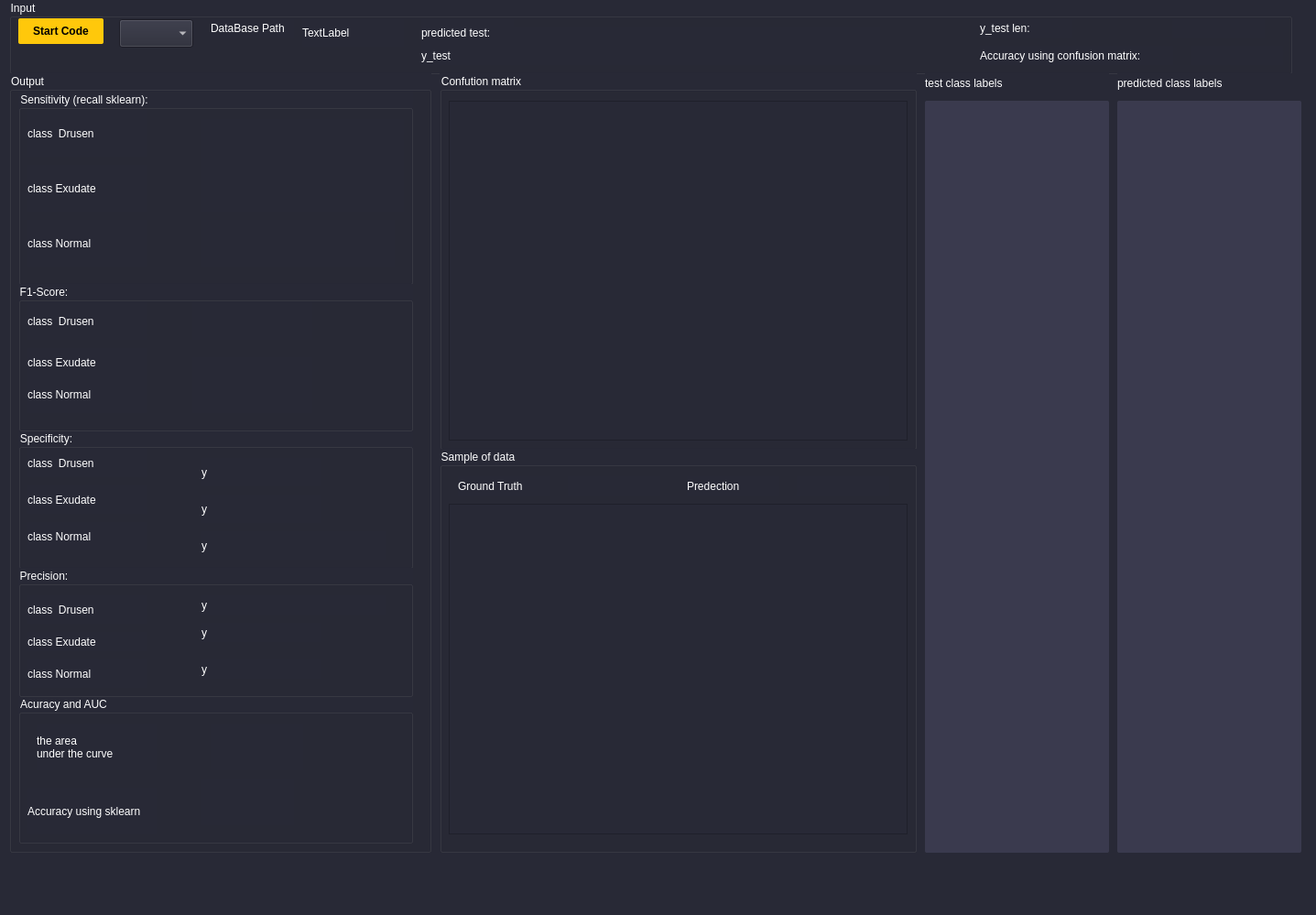
<?xml version="1.0" encoding="UTF-8"?>
<ui version="4.0">
 <class>MainWindow</class>
 <widget class="QMainWindow" name="MainWindow">
  <property name="geometry">
   <rect>
    <x>0</x>
    <y>0</y>
    <width>1437</width>
    <height>999</height>
   </rect>
  </property>
  <property name="windowTitle">
   <string>MainWindow</string>
  </property>
  <property name="styleSheet">
   <string notr="true">/*Copyright (c) DevSec Studio. All rights reserved.

MIT License

Permission is hereby granted, free of charge, to any person obtaining a copy
of this software and associated documentation files (the &quot;Software&quot;), to deal
in the Software without restriction, including without limitation the rights
to use, copy, modify, merge, publish, distribute, sublicense, and/or sell
copies of the Software, and to permit persons to whom the Software is
furnished to do so, subject to the following conditions:

The above copyright notice and this permission notice shall be included in all
copies or substantial portions of the Software.

THE SOFTWARE IS PROVIDED *AS IS*, WITHOUT WARRANTY OF ANY KIND, EXPRESS OR
IMPLIED, INCLUDING BUT NOT LIMITED TO THE WARRANTIES OF MERCHANTABILITY,
FITNESS FOR A PARTICULAR PURPOSE AND NONINFRINGEMENT. IN NO EVENT SHALL THE
AUTHORS OR COPYRIGHT HOLDERS BE LIABLE FOR ANY CLAIM, DAMAGES OR OTHER
LIABILITY, WHETHER IN AN ACTION OF CONTRACT, TORT OR OTHERWISE, ARISING FROM,
OUT OF OR IN CONNECTION WITH THE SOFTWARE OR THE USE OR OTHER DEALINGS IN THE SOFTWARE.
*/

/*-----QWidget-----*/
QWidget
{
	background-color: #282936;
	color: #ffffff;
	border-color: #000000;

}


/*-----QLabel-----*/
QLabel
{
	background-color: #282936;
	color: #ffffff;
	border-color: #000000;

}


/*-----QToolTip-----*/
QToolTip
{
	background-color: #282936;
	color: #fff;
	border: 1px solid #282936;
	font-weight: bold;

}


/*-----QToolButton-----*/
QPushButton
{
	background-color: #ffc80b;
	color: #000000;
	font-weight: bold;
	border: 0px solid;
	border-radius: 2px;

}


QPushButton::hover
{
	background-color: #ffe152;  

}


QPushButton::pressed
{
	background-color: #e5c010;

}


QPushButton::checked
{
	background-color: #e5c010;

}


/*-----QToolButton-----*/
QToolButton
{
	background-color: #ffc80b;
	color: #000000;
	font-weight: bold;
	border: 0px solid;
	border-radius: 2px;

}


QToolButton::hover
{
	background-color: #ffe152;  

}


QToolButton::pressed
{
	background-color: #e5c010;

}


QToolButton::checked
{
	background-color: #e5c010;

}


/*-----QLineEdit-----*/
QLineEdit
{
	background-color: white;
	color: #000000;
	padding: 3px;
	border: 0px solid;
	border-radius: 2px;
	selection-background-color: #0949ff;

}


QLineEdit::focus
{
	padding: 3px;
	border: 1px solid #0949ff;
	border-radius: 2px;

}


/*-----QTextEdit-----*/
QTextEdit
{
	background-color: white;
	color: #000;
	border-color: #000000;
	border: 0px solid;
	border-radius: 2px;

}


/*-----QListView-----*/
QListView
{
	background-color: #3a3a4e;
	color: #fff;
	border: 0px solid;
	border-radius: 2px;
	font-weight: bold;

}


QListView::item 
{
    padding: 5px;

}


QListView::item:selected 
{
    border: 1px solid #ffc80b;
    border: none;
    color: #000;
}


QListView::item:selected:!active 
{
    background-color: #ffc80b;
    border: none;
    color: #000;

}


QListView::item:selected:active 
{
    background-color: #ffc80b;
    border: none;
    color: #000;

}


QListView::item:hover 
{
    background-color: #282936;
    border: none;

}


/*-----QScrollBar-----*/
QScrollBar:vertical 
{
   border: none;
   width: 10px;

}


QScrollBar:horizontal 
{
   border: none;
   height: 10px;

}


QScrollBar::handle:vertical,
QScrollBar::handle:horizontal
{
   border: none;
   border-radius : 0px;
   background-color: #ffc80b;
   min-height: 80px;
   width : 12px;

}


QScrollBar::handle:vertical:hover,
QScrollBar::handle:horizontal:hover
{
   background-color: #e5c010; 

}


QScrollBar::add-line:vertical,
QScrollBar::add-line:horizontal
{
   border: none;
   background: transparent;
   height: 0px;
   subcontrol-position: bottom;
   subcontrol-origin: margin;

}


QScrollBar::add-line:vertical:hover,
QScrollBar::add-line:horizontal:hover
{
   background-color: transparent;

}


QScrollBar::add-line:vertical:pressed, 
QScrollBar::add-line:horizontal:pressed
{
   background-color: #3f3f3f;

}


QScrollBar::sub-line:vertical,
QScrollBar::sub-line:horizontal
{
   border: none;
   background: transparent;
   height: 0px;

}


QScrollBar::sub-line:vertical:hover,
QScrollBar::sub-line:horizontal:hover
{
   background-color: transparent;

}


QScrollBar::sub-line:vertical:pressed,
QScrollBar::sub-line:horizontal:pressed
{
   background-color: #3f3f3f;

}


QScrollBar::up-arrow:vertical,
QScrollBar::up-arrow:horizontal
{
   width: 0px;
   height: 0px;
   background: transparent;

}


QScrollBar::down-arrow:vertical, 
QScrollBar::down-arrow:horizontal
{
   width: 0px;
   height: 0px;
   background: transparent;

}


QScrollBar::add-page:vertical, QScrollBar::sub-page:vertical,
QScrollBar::add-page:horizontal, QScrollBar::sub-page:horizontal
{
   background-color: white;
	
}
</string>
  </property>
  <widget class="QWidget" name="centralwidget">
   <widget class="QGroupBox" name="groupBox">
    <property name="geometry">
     <rect>
      <x>10</x>
      <y>0</y>
      <width>1401</width>
      <height>81</height>
     </rect>
    </property>
    <property name="title">
     <string>Input</string>
    </property>
    <widget class="QPushButton" name="pushButton">
     <property name="geometry">
      <rect>
       <x>10</x>
       <y>20</y>
       <width>93</width>
       <height>28</height>
      </rect>
     </property>
     <property name="text">
      <string>Start Code</string>
     </property>
    </widget>
    <widget class="QLabel" name="label_9">
     <property name="geometry">
      <rect>
       <x>220</x>
       <y>20</y>
       <width>91</width>
       <height>21</height>
      </rect>
     </property>
     <property name="text">
      <string>DataBase Path</string>
     </property>
    </widget>
    <widget class="QLabel" name="label_10">
     <property name="geometry">
      <rect>
       <x>320</x>
       <y>20</y>
       <width>111</width>
       <height>31</height>
      </rect>
     </property>
     <property name="text">
      <string>TextLabel</string>
     </property>
    </widget>
    <widget class="QLabel" name="label_15">
     <property name="geometry">
      <rect>
       <x>1060</x>
       <y>20</y>
       <width>101</width>
       <height>21</height>
      </rect>
     </property>
     <property name="text">
      <string>y_test len:</string>
     </property>
    </widget>
    <widget class="QLabel" name="label_16">
     <property name="geometry">
      <rect>
       <x>450</x>
       <y>51</y>
       <width>101</width>
       <height>20</height>
      </rect>
     </property>
     <property name="text">
      <string>y_test</string>
     </property>
    </widget>
    <widget class="QLabel" name="label_18">
     <property name="geometry">
      <rect>
       <x>1270</x>
       <y>20</y>
       <width>101</width>
       <height>21</height>
      </rect>
     </property>
     <property name="text">
      <string/>
     </property>
    </widget>
    <widget class="QLabel" name="label_19">
     <property name="geometry">
      <rect>
       <x>550</x>
       <y>50</y>
       <width>401</width>
       <height>21</height>
      </rect>
     </property>
     <property name="text">
      <string/>
     </property>
    </widget>
    <widget class="QComboBox" name="comboBox">
     <property name="geometry">
      <rect>
       <x>120</x>
       <y>21</y>
       <width>81</width>
       <height>31</height>
      </rect>
     </property>
    </widget>
    <widget class="QLabel" name="label_5">
     <property name="geometry">
      <rect>
       <x>1060</x>
       <y>50</y>
       <width>211</width>
       <height>21</height>
      </rect>
     </property>
     <property name="text">
      <string>Accuracy using confusion matrix:</string>
     </property>
    </widget>
    <widget class="QLabel" name="label_6">
     <property name="geometry">
      <rect>
       <x>1290</x>
       <y>50</y>
       <width>101</width>
       <height>21</height>
      </rect>
     </property>
     <property name="text">
      <string/>
     </property>
    </widget>
    <widget class="QLabel" name="label_17">
     <property name="geometry">
      <rect>
       <x>450</x>
       <y>20</y>
       <width>101</width>
       <height>31</height>
      </rect>
     </property>
     <property name="text">
      <string>predicted test:</string>
     </property>
    </widget>
    <widget class="QLabel" name="label_20">
     <property name="geometry">
      <rect>
       <x>550</x>
       <y>30</y>
       <width>401</width>
       <height>21</height>
      </rect>
     </property>
     <property name="text">
      <string/>
     </property>
    </widget>
   </widget>
   <widget class="QGroupBox" name="groupBox_2">
    <property name="geometry">
     <rect>
      <x>10</x>
      <y>80</y>
      <width>461</width>
      <height>851</height>
     </rect>
    </property>
    <property name="title">
     <string>Output</string>
    </property>
    <widget class="QGroupBox" name="groupBox_4">
     <property name="geometry">
      <rect>
       <x>10</x>
       <y>390</y>
       <width>431</width>
       <height>151</height>
      </rect>
     </property>
     <property name="title">
      <string>Specificity:</string>
     </property>
     <widget class="QLabel" name="label_3">
      <property name="geometry">
       <rect>
        <x>10</x>
        <y>20</y>
        <width>131</width>
        <height>31</height>
       </rect>
      </property>
      <property name="text">
       <string>class  Drusen</string>
      </property>
     </widget>
     <widget class="QLabel" name="label_4">
      <property name="geometry">
       <rect>
        <x>200</x>
        <y>30</y>
        <width>131</width>
        <height>31</height>
       </rect>
      </property>
      <property name="text">
       <string>y</string>
      </property>
     </widget>
     <widget class="QLabel" name="label_23">
      <property name="geometry">
       <rect>
        <x>10</x>
        <y>60</y>
        <width>131</width>
        <height>31</height>
       </rect>
      </property>
      <property name="text">
       <string>class Exudate</string>
      </property>
     </widget>
     <widget class="QLabel" name="label_24">
      <property name="geometry">
       <rect>
        <x>10</x>
        <y>100</y>
        <width>131</width>
        <height>31</height>
       </rect>
      </property>
      <property name="text">
       <string>class Normal</string>
      </property>
     </widget>
     <widget class="QLabel" name="label_25">
      <property name="geometry">
       <rect>
        <x>200</x>
        <y>70</y>
        <width>131</width>
        <height>31</height>
       </rect>
      </property>
      <property name="text">
       <string>y</string>
      </property>
     </widget>
     <widget class="QLabel" name="label_26">
      <property name="geometry">
       <rect>
        <x>200</x>
        <y>110</y>
        <width>201</width>
        <height>31</height>
       </rect>
      </property>
      <property name="text">
       <string>y</string>
      </property>
     </widget>
    </widget>
    <widget class="QGroupBox" name="groupBox_6">
     <property name="geometry">
      <rect>
       <x>10</x>
       <y>680</y>
       <width>431</width>
       <height>161</height>
      </rect>
     </property>
     <property name="title">
      <string>Acuracy and AUC</string>
     </property>
     <widget class="QLabel" name="label_21">
      <property name="geometry">
       <rect>
        <x>10</x>
        <y>100</y>
        <width>141</width>
        <height>51</height>
       </rect>
      </property>
      <property name="text">
       <string>Accuracy using sklearn</string>
      </property>
     </widget>
     <widget class="QLabel" name="label_22">
      <property name="geometry">
       <rect>
        <x>200</x>
        <y>90</y>
        <width>101</width>
        <height>51</height>
       </rect>
      </property>
      <property name="text">
       <string/>
      </property>
     </widget>
     <widget class="QLabel" name="label_13">
      <property name="geometry">
       <rect>
        <x>20</x>
        <y>30</y>
        <width>131</width>
        <height>51</height>
       </rect>
      </property>
      <property name="text">
       <string>the area
under the curve</string>
      </property>
     </widget>
     <widget class="QLabel" name="label_14">
      <property name="geometry">
       <rect>
        <x>210</x>
        <y>30</y>
        <width>101</width>
        <height>51</height>
       </rect>
      </property>
      <property name="text">
       <string/>
      </property>
     </widget>
    </widget>
    <widget class="QGroupBox" name="groupBox_7">
     <property name="geometry">
      <rect>
       <x>10</x>
       <y>540</y>
       <width>431</width>
       <height>141</height>
      </rect>
     </property>
     <property name="title">
      <string>Precision:</string>
     </property>
     <widget class="QLabel" name="label_30">
      <property name="geometry">
       <rect>
        <x>10</x>
        <y>30</y>
        <width>131</width>
        <height>31</height>
       </rect>
      </property>
      <property name="text">
       <string>class  Drusen</string>
      </property>
     </widget>
     <widget class="QLabel" name="label_31">
      <property name="geometry">
       <rect>
        <x>200</x>
        <y>30</y>
        <width>201</width>
        <height>21</height>
       </rect>
      </property>
      <property name="text">
       <string>y</string>
      </property>
     </widget>
     <widget class="QLabel" name="label_32">
      <property name="geometry">
       <rect>
        <x>10</x>
        <y>70</y>
        <width>131</width>
        <height>21</height>
       </rect>
      </property>
      <property name="text">
       <string>class Exudate</string>
      </property>
     </widget>
     <widget class="QLabel" name="label_33">
      <property name="geometry">
       <rect>
        <x>10</x>
        <y>100</y>
        <width>131</width>
        <height>31</height>
       </rect>
      </property>
      <property name="text">
       <string>class Normal</string>
      </property>
     </widget>
     <widget class="QLabel" name="label_34">
      <property name="geometry">
       <rect>
        <x>200</x>
        <y>60</y>
        <width>131</width>
        <height>21</height>
       </rect>
      </property>
      <property name="text">
       <string>y</string>
      </property>
     </widget>
     <widget class="QLabel" name="label_35">
      <property name="geometry">
       <rect>
        <x>200</x>
        <y>100</y>
        <width>131</width>
        <height>21</height>
       </rect>
      </property>
      <property name="text">
       <string>y</string>
      </property>
     </widget>
    </widget>
    <widget class="QGroupBox" name="groupBox_8">
     <property name="geometry">
      <rect>
       <x>10</x>
       <y>20</y>
       <width>431</width>
       <height>211</height>
      </rect>
     </property>
     <property name="title">
      <string>Sensitivity (recall sklearn):</string>
     </property>
     <widget class="QLabel" name="label_27">
      <property name="geometry">
       <rect>
        <x>10</x>
        <y>20</y>
        <width>131</width>
        <height>51</height>
       </rect>
      </property>
      <property name="text">
       <string>class  Drusen</string>
      </property>
     </widget>
     <widget class="QLabel" name="label_28">
      <property name="geometry">
       <rect>
        <x>200</x>
        <y>30</y>
        <width>221</width>
        <height>51</height>
       </rect>
      </property>
      <property name="text">
       <string/>
      </property>
     </widget>
     <widget class="QLabel" name="label_36">
      <property name="geometry">
       <rect>
        <x>10</x>
        <y>80</y>
        <width>131</width>
        <height>51</height>
       </rect>
      </property>
      <property name="text">
       <string>class Exudate</string>
      </property>
     </widget>
     <widget class="QLabel" name="label_37">
      <property name="geometry">
       <rect>
        <x>10</x>
        <y>140</y>
        <width>131</width>
        <height>51</height>
       </rect>
      </property>
      <property name="text">
       <string>class Normal</string>
      </property>
     </widget>
     <widget class="QLabel" name="label_38">
      <property name="geometry">
       <rect>
        <x>200</x>
        <y>80</y>
        <width>221</width>
        <height>51</height>
       </rect>
      </property>
      <property name="text">
       <string/>
      </property>
     </widget>
     <widget class="QLabel" name="label_39">
      <property name="geometry">
       <rect>
        <x>200</x>
        <y>140</y>
        <width>211</width>
        <height>51</height>
       </rect>
      </property>
      <property name="text">
       <string/>
      </property>
     </widget>
    </widget>
    <widget class="QGroupBox" name="groupBox_9">
     <property name="geometry">
      <rect>
       <x>10</x>
       <y>230</y>
       <width>431</width>
       <height>161</height>
      </rect>
     </property>
     <property name="title">
      <string>F1-Score:</string>
     </property>
     <widget class="QLabel" name="label_40">
      <property name="geometry">
       <rect>
        <x>10</x>
        <y>20</y>
        <width>131</width>
        <height>41</height>
       </rect>
      </property>
      <property name="text">
       <string>class  Drusen</string>
      </property>
     </widget>
     <widget class="QLabel" name="label_41">
      <property name="geometry">
       <rect>
        <x>190</x>
        <y>20</y>
        <width>131</width>
        <height>41</height>
       </rect>
      </property>
      <property name="text">
       <string/>
      </property>
     </widget>
     <widget class="QLabel" name="label_42">
      <property name="geometry">
       <rect>
        <x>10</x>
        <y>70</y>
        <width>131</width>
        <height>31</height>
       </rect>
      </property>
      <property name="text">
       <string>class Exudate</string>
      </property>
     </widget>
     <widget class="QLabel" name="label_43">
      <property name="geometry">
       <rect>
        <x>10</x>
        <y>100</y>
        <width>131</width>
        <height>41</height>
       </rect>
      </property>
      <property name="text">
       <string>class Normal</string>
      </property>
     </widget>
     <widget class="QLabel" name="label_44">
      <property name="geometry">
       <rect>
        <x>190</x>
        <y>80</y>
        <width>131</width>
        <height>31</height>
       </rect>
      </property>
      <property name="text">
       <string/>
      </property>
     </widget>
     <widget class="QLabel" name="label_45">
      <property name="geometry">
       <rect>
        <x>190</x>
        <y>110</y>
        <width>131</width>
        <height>31</height>
       </rect>
      </property>
      <property name="text">
       <string/>
      </property>
     </widget>
    </widget>
   </widget>
   <widget class="QGroupBox" name="groupBox_3">
    <property name="geometry">
     <rect>
      <x>480</x>
      <y>80</y>
      <width>521</width>
      <height>411</height>
     </rect>
    </property>
    <property name="title">
     <string>Confution matrix</string>
    </property>
    <widget class="MplWidget" name="widget_2">
     <property name="geometry">
      <rect>
       <x>10</x>
       <y>30</y>
       <width>501</width>
       <height>371</height>
      </rect>
     </property>
     <property name="styleSheet">
      <string notr="true"/>
     </property>
    </widget>
   </widget>
   <widget class="QListWidget" name="listWidget">
    <property name="geometry">
     <rect>
      <x>1010</x>
      <y>110</y>
      <width>201</width>
      <height>821</height>
     </rect>
    </property>
   </widget>
   <widget class="QGroupBox" name="groupBox_5">
    <property name="geometry">
     <rect>
      <x>480</x>
      <y>490</y>
      <width>521</width>
      <height>441</height>
     </rect>
    </property>
    <property name="title">
     <string>Sample of data</string>
    </property>
    <widget class="MplWidget" name="widget_3">
     <property name="geometry">
      <rect>
       <x>10</x>
       <y>60</y>
       <width>501</width>
       <height>361</height>
      </rect>
     </property>
     <property name="styleSheet">
      <string notr="true"/>
     </property>
    </widget>
    <widget class="QLabel" name="label_29">
     <property name="geometry">
      <rect>
       <x>20</x>
       <y>30</y>
       <width>101</width>
       <height>21</height>
      </rect>
     </property>
     <property name="text">
      <string>Ground Truth</string>
     </property>
    </widget>
    <widget class="QLabel" name="label_46">
     <property name="geometry">
      <rect>
       <x>140</x>
       <y>30</y>
       <width>101</width>
       <height>21</height>
      </rect>
     </property>
     <property name="text">
      <string/>
     </property>
    </widget>
    <widget class="QLabel" name="label_47">
     <property name="geometry">
      <rect>
       <x>270</x>
       <y>30</y>
       <width>101</width>
       <height>21</height>
      </rect>
     </property>
     <property name="text">
      <string>Predection</string>
     </property>
    </widget>
    <widget class="QLabel" name="label_48">
     <property name="geometry">
      <rect>
       <x>390</x>
       <y>30</y>
       <width>101</width>
       <height>21</height>
      </rect>
     </property>
     <property name="text">
      <string/>
     </property>
    </widget>
   </widget>
   <widget class="QListWidget" name="listWidget_2">
    <property name="geometry">
     <rect>
      <x>1220</x>
      <y>110</y>
      <width>201</width>
      <height>821</height>
     </rect>
    </property>
   </widget>
   <widget class="QLabel" name="label">
    <property name="geometry">
     <rect>
      <x>1010</x>
      <y>80</y>
      <width>201</width>
      <height>21</height>
     </rect>
    </property>
    <property name="text">
     <string>test class labels</string>
    </property>
   </widget>
   <widget class="QLabel" name="label_2">
    <property name="geometry">
     <rect>
      <x>1220</x>
      <y>80</y>
      <width>201</width>
      <height>21</height>
     </rect>
    </property>
    <property name="text">
     <string>predicted class labels</string>
    </property>
   </widget>
  </widget>
  <widget class="QMenuBar" name="menubar">
   <property name="geometry">
    <rect>
     <x>0</x>
     <y>0</y>
     <width>1437</width>
     <height>26</height>
    </rect>
   </property>
  </widget>
  <widget class="QStatusBar" name="statusbar"/>
 </widget>
 <customwidgets>
  <customwidget>
   <class>MplWidget</class>
   <extends>QGraphicsView</extends>
   <header>mplwidget.h</header>
   <container>1</container>
  </customwidget>
 </customwidgets>
 <resources/>
 <connections/>
</ui>
